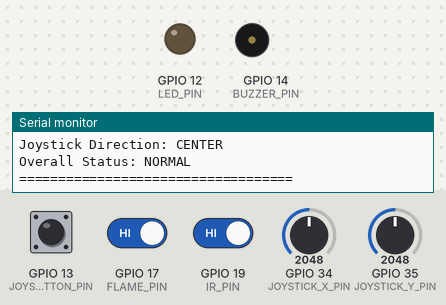
A sketch run on a simulated ESP32. On the bench: output pins drawn as LEDs (lit = HIGH), buzzer (waves = sounding, pin HIGH), the last lines printed to the serial monitor. The test bench sets the inputs (shaded band); at power-on: GPIO 17 (FLAME_PIN) HIGH, GPIO 34 (JOYSTICK_X_PIN) = 2048, GPIO 13 (JOYSTICK_BUTTON_PIN) HIGH, GPIO 19 (IR_PIN) HIGH, GPIO 35 (JOYSTICK_Y_PIN) = 2048.

Above: at 1.2 s.
1.3 s: GPIO 17 (FLAME_PIN) driven LOW
At 2.6 s:
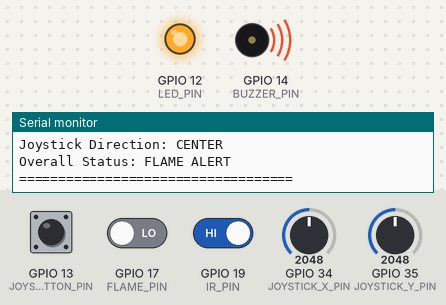
2.9 s: GPIO 34 (JOYSTICK_X_PIN) set to 2840
4.7 s: GPIO 13 (JOYSTICK_BUTTON_PIN) pulled LOW for 0.15 s
6.3 s: GPIO 19 (IR_PIN) driven LOW
8.1 s: GPIO 34 (JOYSTICK_X_PIN) set to 1160
9.9 s: GPIO 17 (FLAME_PIN) driven HIGH
Timing chart, 0 to 12.7 s (numbered marks = the images above; inputs shaded):
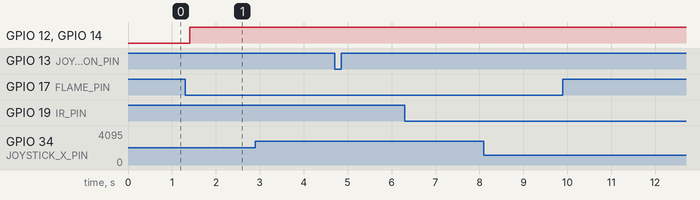

The sketch:

main.ino
```cpp
#define IR_PIN 19
#define FLAME_PIN 17
#define GAS_PIN 4
#define JOYSTICK_X_PIN 34
#define JOYSTICK_Y_PIN 35
#define JOYSTICK_BUTTON_PIN 13
#define LED_PIN 12
#define BUZZER_PIN 14

unsigned long startTime = 0;
unsigned long warmupTime = 30000;
bool sensorReady = false;
bool prev_button_state = false;
int prev_button_value = HIGH;
unsigned long previous_time = 0;
unsigned long intervalTime = 200;
unsigned long last_Button_press_time = 0;

void ready_sensors(void);
int get_gas_sensor_Reading(void);
String get_status(int IRvalue,int Flamevalue,int gasValue,String control_mode);
String JOYSTICK_mode(int JOYSTICK_button_value,unsigned long currentTime);
void control_devices(String Status,String JOYSTICK_POSITION,String control_mode);
String show_IRstatus(int IRvalue);
String show_Flame_status(int Flamevalue);
String show_gas_status(int gasValue);
void show_readings(String IR_Status,String Flame_Status,int gasValue,String gas_Status,String Status,int JOYSTICK_button_value,String JOYSTICK_POSITION);
String get_JOYSTICK_POSITION(void);


void setup(){

  Serial.begin(115200);
  ready_sensors();
  Serial.println("Multi-Sensor Safety Dashboard started");
}

void loop(){
  unsigned long currentTime = millis();
  int JOYSTICK_button_value = digitalRead(JOYSTICK_BUTTON_PIN);
  String control_mode = JOYSTICK_mode(JOYSTICK_button_value,currentTime);
  if(currentTime - previous_time >= intervalTime){
    previous_time = currentTime;
    int IRvalue = digitalRead(IR_PIN);
    String IR_Status = show_IRstatus(IRvalue);
    int Flamevalue = digitalRead(FLAME_PIN);
    String Flame_Status = show_Flame_status(Flamevalue);
    String JOYSTICK_POSITION = get_JOYSTICK_POSITION();
    int gasValue = get_gas_sensor_Reading();
    String gas_Status = show_gas_status(gasValue);
    String Status = get_status(IRvalue,Flamevalue,gasValue,control_mode);
    control_devices(Status,JOYSTICK_POSITION,control_mode);
    show_readings(IR_Status,Flame_Status,gasValue,gas_Status,Status,JOYSTICK_button_value,JOYSTICK_POSITION);
  }

}

void ready_sensors(void){

  pinMode(LED_PIN,OUTPUT);
  pinMode(BUZZER_PIN,OUTPUT);
  pinMode(IR_PIN,INPUT);
  pinMode(FLAME_PIN,INPUT);
  pinMode(GAS_PIN,INPUT);
  startTime = millis();
  pinMode(JOYSTICK_X_PIN,INPUT);
  pinMode(JOYSTICK_Y_PIN,INPUT);
  pinMode(JOYSTICK_BUTTON_PIN,INPUT_PULLUP);
  digitalWrite(LED_PIN,LOW);
  digitalWrite(BUZZER_PIN,LOW);

}


int get_gas_sensor_Reading(void){
  if(!sensorReady && millis() - startTime >= warmupTime){
    sensorReady = true;
  }
  if(sensorReady){
    return analogRead(GAS_PIN);
  }
  else{
    return -1;
  }
}

String get_status(int IRvalue,int Flamevalue,int gasValue,String control_mode){
  if(Flamevalue == 0){
    return "FLAME ALERT";
  }
  else if(gasValue >= 2800){
    return "GAS DANGER";
  }
  else if(gasValue >= 2600){
    return "GAS WARNING";
  }
  else if(IRvalue == 0){
    return "OBSTACLE DETECTED";
  }
  else if(control_mode == "MANUAL"){
    return "MANUAL INPUT";
  }
  else{
    return "NORMAL";
  }

}

String JOYSTICK_mode(int JOYSTICK_button_value,unsigned long currentTime){
  int debounce_time = 200;
  if(prev_button_value == HIGH && JOYSTICK_button_value == LOW){
    if(currentTime - last_Button_press_time >= debounce_time){
      last_Button_press_time = currentTime;
      prev_button_state = !prev_button_state;
    }
  }
  prev_button_value = JOYSTICK_button_value;
  if(prev_button_state){
    return "MANUAL";
  }
  else{
    return "AUTOMATIC";
  }
}

void control_devices(String Status, String JOYSTICK_POSITION, String control_mode) {

  digitalWrite(LED_PIN, LOW);
  digitalWrite(BUZZER_PIN, LOW);

  if (Status != "NORMAL" && Status != "MANUAL INPUT") {
    digitalWrite(LED_PIN, HIGH);
    digitalWrite(BUZZER_PIN, HIGH);
  }

  else if (control_mode == "MANUAL") {
    if (JOYSTICK_POSITION == "LEFT") {
      digitalWrite(BUZZER_PIN, HIGH);
    }
    else if (JOYSTICK_POSITION == "RIGHT") {
      digitalWrite(LED_PIN, HIGH);
    }
  }
}

String show_IRstatus(int IRvalue){
  if(IRvalue == 0){
    return "Movement detected";
  }
  else{
    return "CLEAR";
  }
}

String show_Flame_status(int Flamevalue){
  if(Flamevalue == 0){
    return "FLAME DETECTED";
  }
  else{
    return "SAFE";
  }
}

String show_gas_status(int gasValue){
  if(gasValue >= 2800){
    return "GAS DANGER";
  }
  else if(gasValue >= 2600){
    return "WARNING";
  }
  else if (gasValue < 0){
    return "SENSORS WARMING UP";
  }
  else{
    return "SAFE";
  }
}

void show_readings(String IR_Status,String Flame_Status,int gasValue,String gas_Status,String Status,int JOYSTICK_button_value,String JOYSTICK_POSITION){
  Serial.println("===================================");
  Serial.println("MULTI-SENSOR SAFETY DASHBOARD");

  Serial.print("IR Status: ");
  Serial.println(IR_Status);

  Serial.print("Flame Status: ");
  Serial.println(Flame_Status);

  Serial.print("Gas Value: ");
  Serial.println(gasValue);

  Serial.print("Gas Status: ");
  Serial.println(gas_Status);

  Serial.print("Button: ");
  if( JOYSTICK_button_value == LOW){
    Serial.println("PRESSED");
  }
  else{
    Serial.println("RELEASED");
  }

  Serial.print("Joystick Direction: ");
  Serial.println(JOYSTICK_POSITION);


  Serial.print("Overall Status: ");
  Serial.println(Status);

  Serial.println("===================================");
}

String get_JOYSTICK_POSITION(void){
  int xValue = analogRead(JOYSTICK_X_PIN);
  int yValue = analogRead(JOYSTICK_Y_PIN);
  if(xValue > 2800){
    return "UP";
  }
  else if(xValue < 1200){
    return "DOWN";
  }
  else if(yValue > 2800){
    return "RIGHT";
  }
  else if(yValue < 1200){
    return "LEFT";
  }
  else{
    return "CENTER";
  }
}
```

Measured:
- after the input at 1.3 s, GPIO 12 (LED_PIN), GPIO 14 (BUZZER_PIN): LOW → HIGH after 0.10 s
